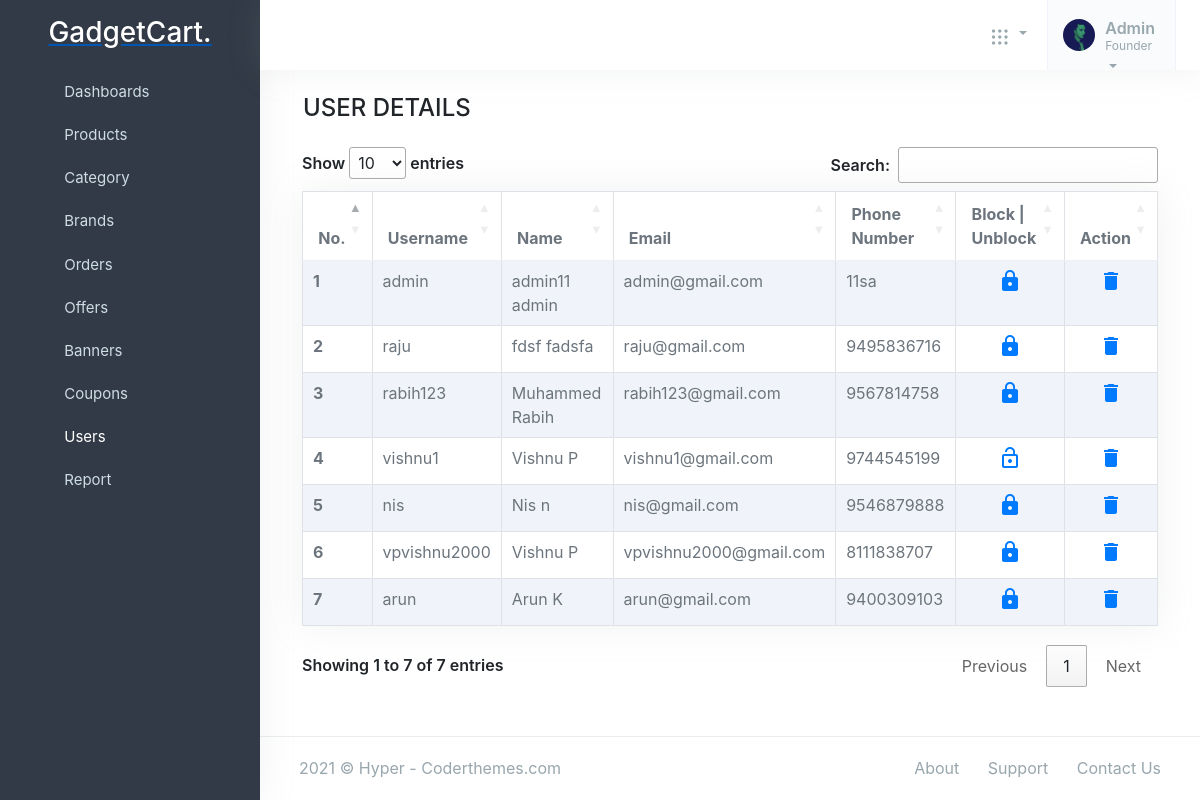
/adminpanel/userdetails/, run on the app's committed database.
### accounts/models.py (models this page shows, shortened)
class Account(AbstractBaseUser,PermissionsMixin):
    first_name = models.CharField(max_length=50)
    last_name = models.CharField(max_length=50)
    username = models.CharField(max_length=50, unique=True)
    email = models.CharField(max_length=50, unique=True)
    phone_number = models.CharField(max_length=50, unique=True)
    date_joined = models.DateTimeField(auto_now_add=True)
    last_login = models.DateTimeField(auto_now_add=True)
    is_admin = models.BooleanField(default=False)
    is_staff = models.BooleanField(default=False)
    is_active = models.BooleanField(default=True)
    is_superadmin = models.BooleanField(default=False)
    is_verified = models.BooleanField(default=False)
    USERNAME_FIELD = 'email'
    REQUIRED_FIELDS = ['username', 'first_name', 'last_name']
    objects = MyAccountManager()

### adminpanel/views.py (the view)
# urls.py: path('userdetails/', views.userdetails, name='userdetails'),
def userdetails(request):
    users = Account.objects.all().order_by('id')
    context = {
        'users' : users
    }
    return render(request, 'adminpanel/userdetails.html',context )

### brand/context_processors.py (called while the page is built)
def menulinks(request):
    links = Brand.objects.all()
    return dict(link=links)

### carts/context_processors.py (called while the page is built, shortened)
def counter(request):
    cart_count = 0
    if 'admin' in request.path:
        return {}
    return dict(cart_count=cart_count)

### category/context_processors.py (called while the page is built)
def menu_links(request):
    links = Category.objects.all()
    return dict(links=links)

### templates/adminpanel/userdetails.html (shortened to what this page needs)
{% extends 'adminpanel/base.html' %}
{% load static %}
{% block content %}
<div class="container">
    <h4 class="ml-3 mt-4 mb-4">USER DETAILS</h4>
    <div class="col-12" id="tables">
        <table class="table table-striped table-bordered table-hover bg-white bg-body shadow" id="myTable">
            <thead>
                <tr>
                    <th>No.</th>
                    <th>Username</th>
                    <th>Name</th>
                    <th>Email</th>
                    <th>Phone Number</th>
                    <th>Block | Unblock</th>
                    <th>Action</th>
                </tr>
            </thead>
            <tbody>
                {% for user in users %}
                <tr>
                    <th scope="row"> {{forloop.counter}} </th>
                    <td>{{user.username}}</td>
                    <td>{{user.first_name}} {{user.last_name}}</td>
                    <td>{{user.email}}</td>
                    <td>{{user.phone_number}}</td>
                    <td class="align-self-center">
                        <center>
                            {% if user.is_active %}
                            <a href=""><span class="material-icons">https</span></a>
                            {% else %}
                            <a href=""><span class="material-icons">lock_open</span></a>
                            {% endif %}
                        </center>
                    </td>
                    <td>
                        <center>
                            <a href="{% url 'userdelete' user.id %}" onclick="deleteItems(event)"><span
                                    class="material-icons">delete</span></a>
                        </center>
                    </td>
                </tr>
                {% endfor %}
            </tbody>
        </table>
    </div>
</div>
<footer class="footer">
    <div class="container-fluid">
        <div class="row">
            <div class="col-md-6">
                <script>document.write(new Date().getFullYear())</script> © Hyper - Coderthemes.com
            </div>
            <div class="col-md-6">
                <div class="text-md-end footer-links d-none d-md-block">
                    <a href="javascript: void(0);">About</a>
                    <a href="javascript: void(0);">Support</a>
                    <a href="javascript: void(0);">Contact Us</a>
                </div>
            </div>
        </div>
    </div>
</footer>
{% endblock %}

### data on the page
Account: username "admin", first_name "admin11", last_name "admin", email "admin@gmail.com", phone_number "11sa", is_active True (drawn)
Account: username "raju", first_name "fdsf", last_name "fadsfa", email "raju@gmail.com", phone_number "9495836716", is_active True (drawn)
Account: username "rabih123", first_name "Muhammed", last_name "Rabih", email "rabih123@gmail.com", phone_number "9567814758", is_active True (drawn)
Account: username "vishnu1", first_name "Vishnu", last_name "P", email "vishnu1@gmail.com", phone_number "9744545199", is_active False (drawn)
Account: username "nis", first_name "Nis", last_name "n", email "nis@gmail.com", phone_number "9546879888", is_active True (drawn)
Account: username "vpvishnu2000", first_name "Vishnu", last_name "P", email "vpvishnu2000@gmail.com", phone_number "8111838707", is_active True (drawn)
Account: username "arun", first_name "Arun", last_name "K", email "arun@gmail.com", phone_number "9400309103", is_active True (drawn)
